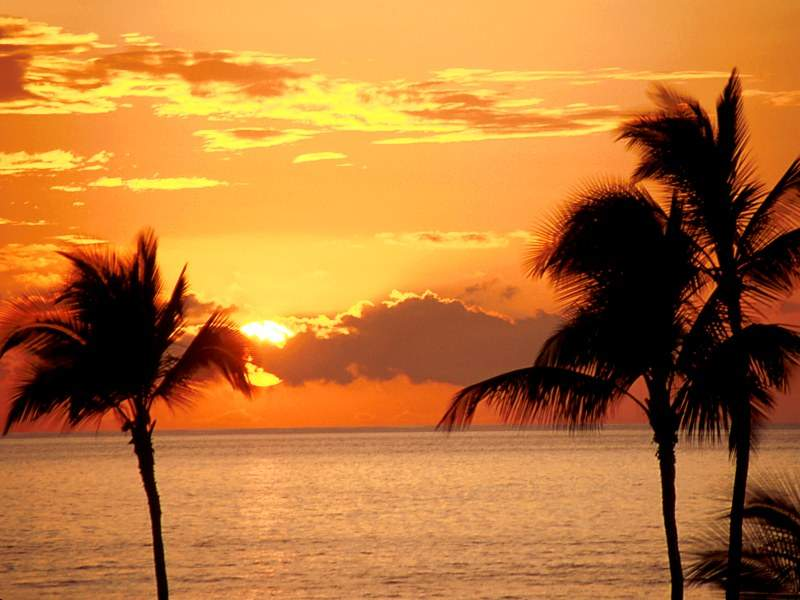
%> input picture SunView.jpg, 800 x 600 px
$ octave Project1.m   (GNU Octave 9; MATLAB toolbox functions it lacks are replaced by stand-ins)
%> lines starting %> are read from the running program, lines starting %| are printed output that depends on the picture
%Project 1 COMPE 565
%Branden Vara 817207775

clear all
clc

%Part 1
%----------------------------------------------------%
%Read image into 3 dimensional arrray rgbImageSunView
rgbImageSunView = imread('SunView.jpg','jpg');
%> rgbImageSunView is the input picture: size 600x800x3 uint8; mean R, G, B 184.2, 118.3, 54.3

%Display JPG image SunView
imshow(rgbImageSunView); %Figure1
title('Original Image:');

%Part2
%----------------------------------------------------%
%Store and Display Red Band of Image File
SunViewRed(600,800,3) = uint8(0);
SunViewRed(:,:,1) = rgbImageSunView(:,:,1);
figure(2), subplot(3,1,1), imshow(SunViewRed); %Figure2
title('RGB: Red Band');

%Store and Display Green Band of Image File
SunViewGreen(600,800,3) = uint8(0);
SunViewGreen(:,:,2) = rgbImageSunView(:,:,2);
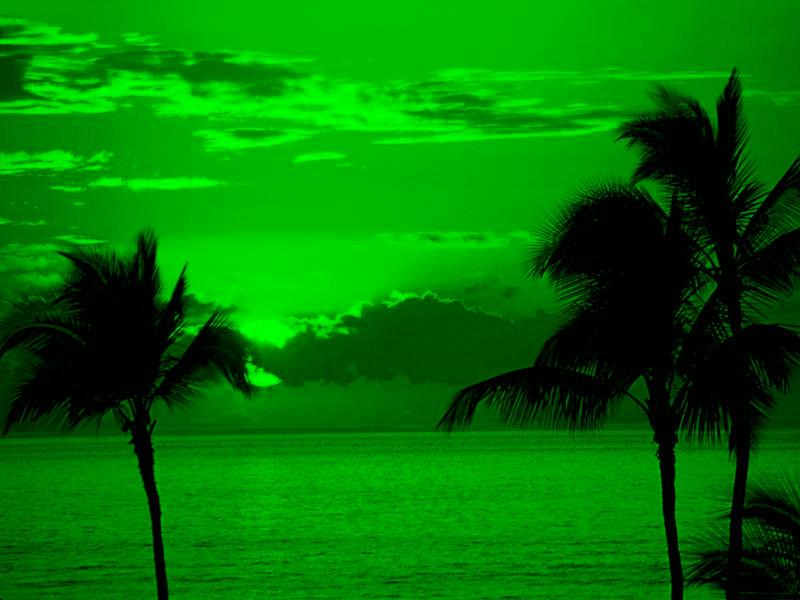
%> SunViewGreen: size 600x800x3 uint8; mean R, G, B 0, 118.3, 0
figure(2), subplot(3,1,2), imshow(SunViewGreen); %Figure2
title('RGB: Green Band');

%Store and Display Blue Band of Image File
SunViewBlue(600,800,3) = uint8(0);
SunViewBlue(:,:,3) = rgbImageSunView(:,:,3);
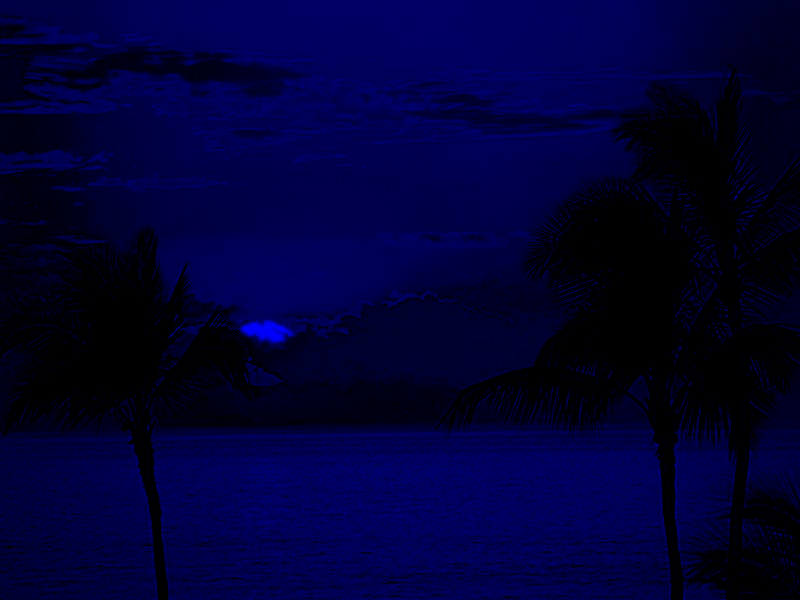
%> SunViewBlue: size 600x800x3 uint8; mean R, G, B 0, 0, 54.3
figure(2), subplot(3,1,3), imshow(SunViewBlue); %Figure2
title('RGB: Blue Band');


%Part 3
%Convert the image into YCbCr color space
%----------------------------------------------------%
SunViewYCbCr = rgb2ycbcr(rgbImageSunView);
%> SunViewYCbCr: size 600x800x3 uint8; mean of channels 1, 2, 3 128.3, 90.1, 161.5
figure(3),imshow(SunViewYCbCr);
title('RGB Image to YCbCr Format:');

%Part 4
%----------------------------------------------------%
%Display each band separately (Y, Cb and Cr bands)
%Store and Display Y Band of Image File
SunViewY = SunViewYCbCr(:,:,1);
figure(4),subplot(3,1,1),imshow(SunViewY); %Figure4
title('YCbCr Image: Y Band');

%Store and Display Cb Band of Image File
SunViewCb = SunViewYCbCr(:,:,2);
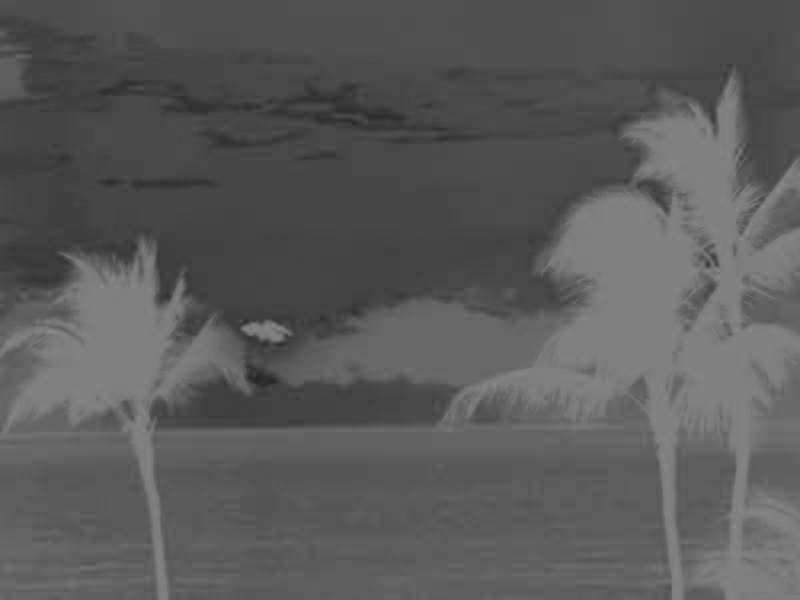
%> SunViewCb: size 600x800 uint8; min 37, max 141, mean 90.1
figure(4),subplot(3,1,2),imshow(SunViewCb); %Figure4
title('YCbCr Image: Cb Band');

%Store and Display Cr Band of Image File
SunViewCr = SunViewYCbCr(:,:,3);
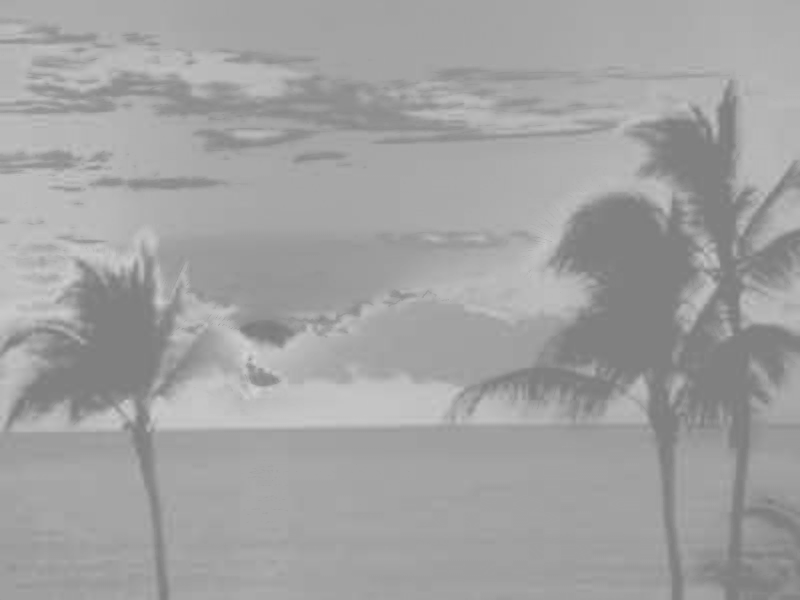
%> SunViewCr: size 600x800 uint8; min 122, max 210, mean 161.5
figure(4),subplot(3,1,3),imshow(SunViewCr); %Figure4
title('YCbCr Image: Cr Band');

%Part 5
%Subsample Cb and Cr bands using 4:2:0 and display both bands
%----------------------------------------------------%

%Subsampling Cb using 4:2:0
CbSubSample420=SunViewCb(1:2:end, 1:2:end);
figure(5),subplot(2,1,1),imshow(CbSubSample420); %Figure5
title('4:2:0 Subsampled Cb Component:');

%Subsampling Cr using 4:2:0
CrSubSample420=SunViewCr(1:2:end, 1:2:end);
figure(5),subplot(2,1,2),imshow(CrSubSample420); %Figure5
title('4:2:0 Subsampled Cr Component:');

%Part 6
%Upsample and display the Cb and Cr bands using:
%6.1. Linear interpolation
%6.2. Simple row or column replication.
%----------------------------------------------------%

%6.1. Linear interpolation
%----------------------------------------------------%
UpSampledInterpolationSunViewimg(600,800,3) = uint16(0);

for rows = 1:2:600
    for cols = 1:2:800
        %Loads UpSampledSunViewimg with the Cb and Cr Values
        UpSampledInterpolationSunViewimg(rows,cols,2) = CbSubSample420((rows/2)+0.5,(cols/2)+0.5);
        UpSampledInterpolationSunViewimg(rows,cols,3) = CrSubSample420((rows/2)+0.5,(cols/2)+0.5);
    end
end
%> UpSampledInterpolationSunViewimg: size 600x800x3 uint16; mean of channels 1, 2, 3 0, 22.5, 40.4


for rows = 1:2:600
    for cols = 3:2:800
        %Loads UpSampledSunViewimg with the Cb Values Using Linear
        %Interpolation
        UpSampledInterpolationSunViewimg(rows,cols-1,2) = (UpSampledInterpolationSunViewimg(rows,cols,2) + UpSampledInterpolationSunViewimg(rows,cols-2,2))/2;

        %Loads UpSampledSunViewimg with the Cr Values Using Linear
        %Interpolation
        UpSampledInterpolationSunViewimg(rows,cols-1,3) = (UpSampledInterpolationSunViewimg(rows,cols,3) + UpSampledInterpolationSunViewimg(rows,cols-2,3))/2;
    end
end
%> UpSampledInterpolationSunViewimg: size 600x800x3 uint16; mean of channels 1, 2, 3 0, 45, 80.7

for rows = 3:2:600
    for cols = 1:800
        %Loads UpSampledSunViewimg with the Cb Values Using Linear
        %Interpolation
        UpSampledInterpolationSunViewimg(rows-1,cols,2) = (UpSampledInterpolationSunViewimg(rows,cols,2) + UpSampledInterpolationSunViewimg(rows-2,cols,2))/2;

        %Loads UpSampledSunViewimg with the Cb Values Using Linear
        %Interpolation
        UpSampledInterpolationSunViewimg(rows-1,cols,3) = (UpSampledInterpolationSunViewimg(rows,cols,3) + UpSampledInterpolationSunViewimg(rows-2,cols,3))/2;
    end
end
%> UpSampledInterpolationSunViewimg: size 600x800x3 uint16; mean of channels 1, 2, 3 0, 90, 161.2

%Reconstructing the Y band of the image
UpSampledInterpolationSunViewimg(:,:,1) = SunViewY;
%> UpSampledInterpolationSunViewimg: size 600x800x3 uint16; mean of channels 1, 2, 3 128.3, 90, 161.2

%6.2. Simple row or column replication.
%----------------------------------------------------%
UpSampledRowReplicationSunViewimg(600,800,3) = uint16(0);

for rows = 1:2:600
    for cols = 1:2:800
        %Loads UpSampledSunViewimg with the Cb and Cr Values
        UpSampledRowReplicationSunViewimg(rows,cols,2) = CbSubSample420((rows/2)+0.5,(cols/2)+0.5);
        UpSampledRowReplicationSunViewimg(rows,cols,3) = CrSubSample420((rows/2)+0.5,(cols/2)+0.5);
    end
end

for cols = 2:2:800

    UpSampledRowReplicationSunViewimg(:,cols,2) = UpSampledRowReplicationSunViewimg(:,cols-1,2);

    UpSampledRowReplicationSunViewimg(:,cols,3) = UpSampledRowReplicationSunViewimg(:,cols-1,3);

end
%> UpSampledRowReplicationSunViewimg: size 600x800x3 uint16; mean of channels 1, 2, 3 0, 45, 80.8

for rows = 2:2:600
    %Copies the odd numbered rows into the even rows for the Cb Component
    UpSampledRowReplicationSunViewimg(rows,:,2) = UpSampledRowReplicationSunViewimg(rows-1,:,2);

    %Copies the odd numbered rows into the even rows for the Cb Component
    UpSampledRowReplicationSunViewimg(rows,:,3) = UpSampledRowReplicationSunViewimg(rows-1,:,3);
end
%> UpSampledRowReplicationSunViewimg: size 600x800x3 uint16; mean of channels 1, 2, 3 0, 90.1, 161.5

%Reconstructing the Y Band for Row Replication
UpSampledRowReplicationSunViewimg(:,:,1) = SunViewY;
%> UpSampledRowReplicationSunViewimg: size 600x800x3 uint16; mean of channels 1, 2, 3 128.3, 90.1, 161.5

%Part 7
%Convert the image into RGB format.
%----------------------------------------------------%
UpSampledInterpolationSunViewimg = uint8(UpSampledInterpolationSunViewimg);
%> UpSampledInterpolationSunViewimg: size 600x800x3 uint8; mean of channels 1, 2, 3 128.3, 90, 161.2
UpSampledInterpolationSunViewimgRGB = ycbcr2rgb(UpSampledInterpolationSunViewimg);

UpSampledRowReplicationSunViewimg = uint8(UpSampledRowReplicationSunViewimg);
%> UpSampledRowReplicationSunViewimg: size 600x800x3 uint8; mean of channels 1, 2, 3 128.3, 90.1, 161.5
UpSampledRowReplicationSunViewimgRGB = ycbcr2rgb(UpSampledRowReplicationSunViewimg);

%Part 8
%----------------------------------------------------%
%Display Images in RGB format

%Original Image
figure(6),subplot(1,3,1),imshow(rgbImageSunView);
title('Original Image:');

%Linear Interpolation
figure(6),subplot(1,3,2),imshow(UpSampledInterpolationSunViewimgRGB);
title('Linear Interpolation Upsampled RGB Image');

%RowColumnReplication
figure(6),subplot(1,3,3),imshow(UpSampledRowReplicationSunViewimgRGB);
title('Row Replication Upsampled RGB Image');


%Part 9:
%----------------------------------------------------%
%Comment on the visual quality of the reconstructed image for
%both the upsampling  cases. See Word Document for Analysis:
%----------------------------------------------------%


%Part 10:
%----------------------------------------------------%
%Measure MSE between the original and reconstructed
%images (obtained using linear interpolation only).
%----------------------------------------------------%

ForiginalR = double(rgbImageSunView(:,:,1));
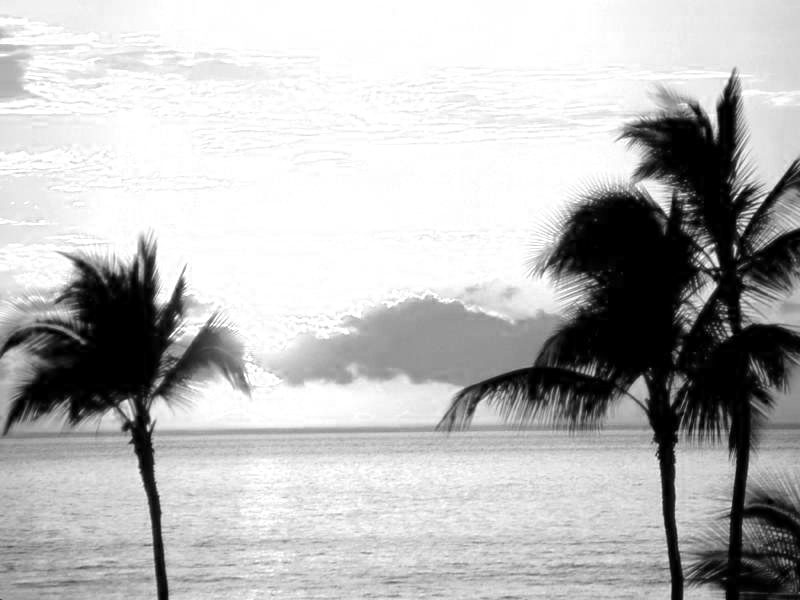
%> ForiginalR: size 600x800 double; min 0, max 255, mean 184.2
ForiginalG = double(rgbImageSunView(:,:,2));
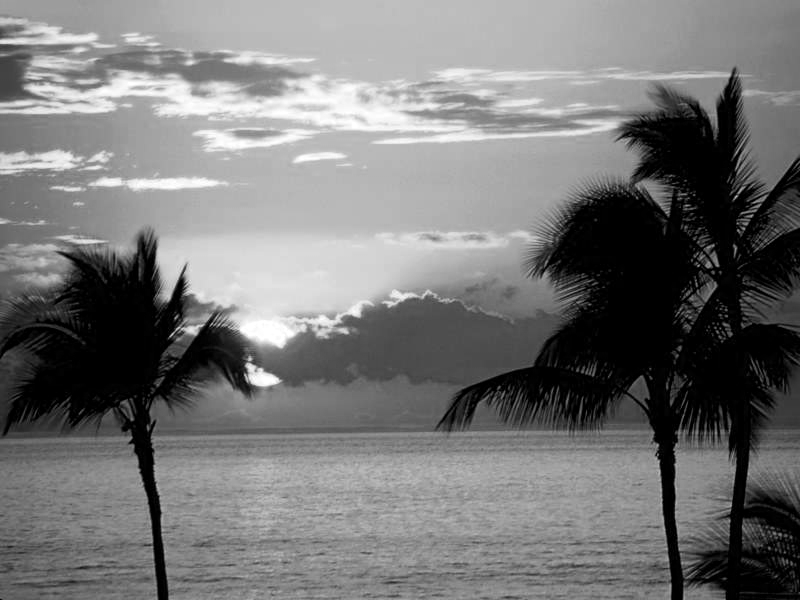
%> ForiginalG: size 600x800 double; min 0, max 255, mean 118.3
ForiginalB = double(rgbImageSunView(:,:,3));
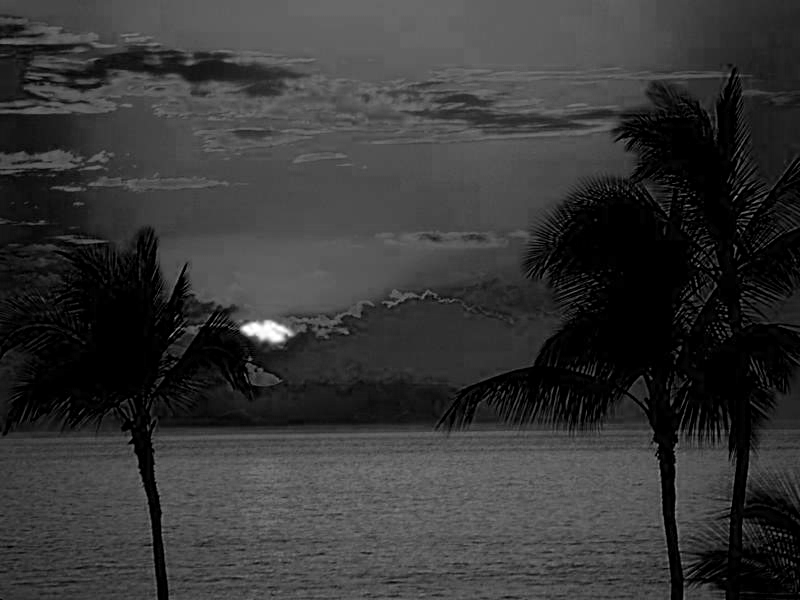
%> ForiginalB: size 600x800 double; min 0, max 255, mean 54.3

FprimeR = double(UpSampledInterpolationSunViewimgRGB(:,:,1));
FprimeG = double(UpSampledInterpolationSunViewimgRGB(:,:,2));
FprimeB = double(UpSampledInterpolationSunViewimgRGB(:,:,3));

MSE_R = double(0);
MSE_G = double(0);
MSE_B = double(0);
for rows = 1:600
    for cols = 1:800

        MSE_R = MSE_R + (ForiginalR(rows,cols) - FprimeR(rows,cols)).^2;
        MSE_G = MSE_G + (ForiginalG(rows,cols) - FprimeG(rows,cols)).^2;
        MSE_B = MSE_B + (ForiginalB(rows,cols) - FprimeB(rows,cols)).^2;

    end
end
%> after the loop, MSE_B = 5678164; MSE_G = 30012757; MSE_R = 40903988

MSE_R = (1/(600*800))*MSE_R;
%> MSE_R = 85.22
MSE_G = (1/(600*800))*MSE_G;
%> MSE_G = 62.53
MSE_B = (1/(600*800))*MSE_B;
%> MSE_B = 11.83

MSE = (MSE_R + MSE_G + MSE_B)/3;
%> MSE = 53.19

%Part 11:
%----------------------------------------------------%
%Comment on the compression ratio achieved by subsampling
%Cb and Cr components for 4:2:0 approach. Please note that
%you do not send the pixels which are made zero in the row
%and columns during subsampling.
%----------------------------------------------------%

before =  600*800*3;
after = (size(SunViewY,1) * size(SunViewY,2)) + (size(CbSubSample420,1) * size(CbSubSample420,2)) + (size(CrSubSample420,1) * size(CrSubSample420,2));
%> after = 720000
Compression_Ratio = before / after;
%> Compression_Ratio = 2
